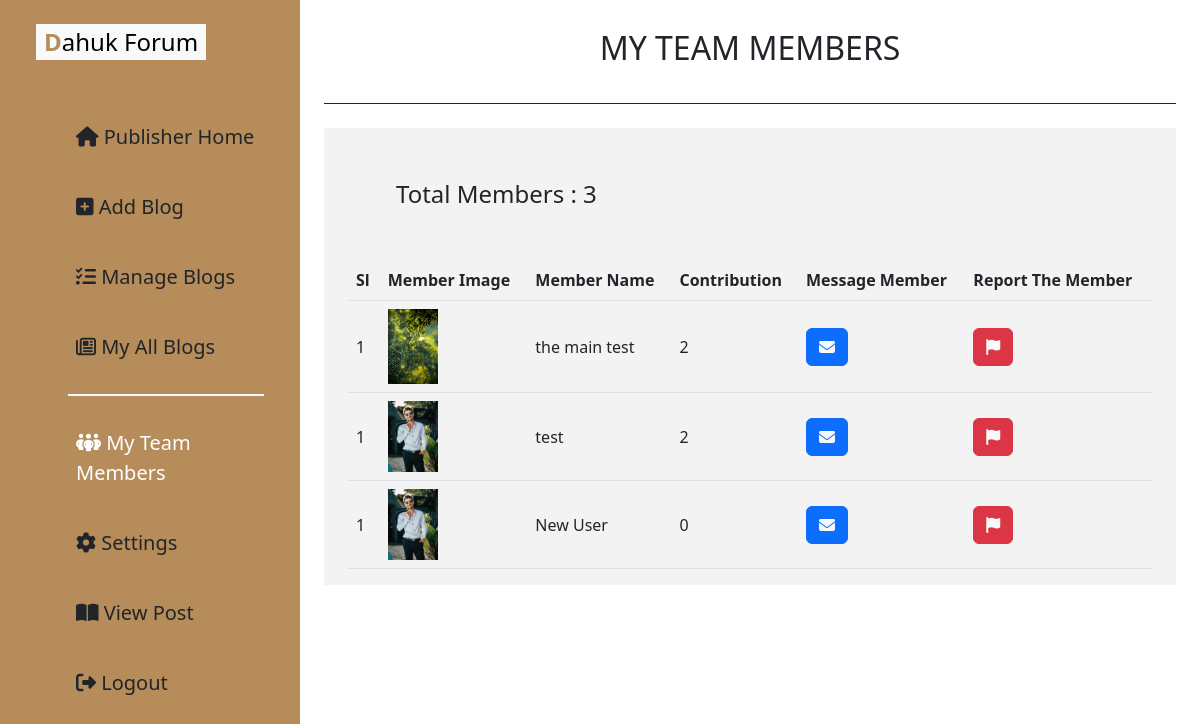
Page /my_team_members (signed in) on the committed database.
### tables this page shows
CREATE TABLE `users` (
  `user_id` int(11) NOT NULL,
  `user_name` varchar(255) NOT NULL,
  `user_img_name` varchar(255) NOT NULL,
  `password` varchar(255) NOT NULL,
  `email` varchar(255) NOT NULL,
  `otp` varchar(255) NOT NULL,
  `email_verification_status` varchar(255) NOT NULL,
  `datetime` datetime NOT NULL DEFAULT current_timestamp()
);

### config/conn.php (called while the page is built, shortened)
<?php
class connect {
    protected function connection(){
        $this->hostname = 'localhost';
        $this->db_username = 'root';
        $this->db_password = '';
        $this->dbname = 'forum_website';
        $conn = new mysqli($this->hostname, $this->db_username, $this->db_password, $this->dbname);
        return $conn;
    }
}
?>

### models/models.php (called while the page is built, shortened)
<?php
require_once __DIR__ . '/../config/conn.php';
class sql_info extends connect{
    function show_all($table_name, $order_by_condition=''){
        $show_all_sql = "SELECT * FROM $table_name $order_by_condition;";
        $result = $this->connection()->query($show_all_sql);
        return $result;
    }
    function show_where($table_name, $where_conditions, $order_by_condition=''){
        $show_where_sql = "SELECT * FROM $table_name WHERE $where_conditions $order_by_condition;";
        $result = $this->connection()->query($show_where_sql);
        return $result;
    }
}
?>

### controllers/controllers.php (called while the page is built, shortened)
<?php
require_once __DIR__ . '/../config/conn.php';
require_once __DIR__ . '/../models/models.php';
class Controllers extends sql_info
{
    public function show_user_image($image_name)
    {
        if ($image_name != '') {
            $img = '/assets/uploads/users_img/' . $image_name;
        } else {
            $img = '/assets/img/man1.jpg';
        }
        return $img;
    }
}

### views/pages/dashboard/views.my_team_members.php (the view, shortened to what this page needs)
<?php
require_once __DIR__ . '/../../../config/conn.php';
require_once __DIR__ . '/../../../models/models.php';
require_once __DIR__ . '/../../../controllers/controllers.php';
require_once __DIR__ . '/../inc/header.php';
?>
<main>
    <div class="my-home-section">
        <div class="container-fluid">
            <div class="row">
                <?php
                require __DIR__ . '/../inc/dashboard_sidebar.php';
                ?>
                <div class="col-md-9 col-sm-12 mb-4">
                    <div class="container">
                        <div class="content-section">
                            <div class="add_blog_section  ">
                                <div class="container blog_section_title fs-2 m-auto justify-content-center d-flex mt-4 pb-2 border-1 border-bottom border-dark">
                                    MY TEAM MEMBERS
                                </div>
                                <div class="manage-section container cus-bg-light-secondary-color mt-4">
                                    <div class="container blog_scroll">
                                        <div class="total_item_section m-4 p-4 fs-4">Total Members :
                                            <?php
                                            $result_team_count = $controllers->show_all("users");
                                            if($result_team_count){
                                                if($result_team_count->num_rows > 0){
                                                    echo $result_team_count->num_rows;
                                                }else{
                                                    echo '0';
                                                }
                                            }
                                            ?>
                                        </div>
                                        <div class="table-responsive">
                                            <table class="table align-middle table-hover">
                                                <thead>
                                                    <tr>
                                                        <th>Sl</th>
                                                        <th>Member Image</th>
                                                        <th>Member Name</th>
                                                        <th>Contribution</th>
                                                        <th>Message Member</th>
                                                        <th>Report The Member</th>
                                                    </tr>
                                                </thead>
                                                <tbody>
                                                <?php
                                                $result_team = $controllers->show_all("users");
                                                if($result_team){
                                                    if($result_team->num_rows > 0){
                                                        while($row = $result_team->fetch_assoc()){
                                                            $user_id = $row['user_id'];
                                                            echo '
                                                        <tr>
                                                        <td>1</td>
                                                        <td>
                                                            <img src="'. $controllers->show_user_image($row['user_img_name']) .'" style="min-height: 50px !important;"  width="50px" class="img-fluid" alt="">
                                                        </td>
                                                        <td>'.$row['user_name'].'</td>
                                                        <td>'?>
                                                    <?php
                                                    $result_contibuton = $controllers->show_where("article", "`user_id` = '$user_id'");
                                                    if($result_contibuton){
                                                        if($result_contibuton->num_rows > 0){
                                                            echo $result_contibuton->num_rows;
                                                        }else{
                                                            echo '0';
                                                        }
                                                    }
                                                    echo '
                                                    </td>
                                                        <td>
                                                        <button class="btn btn-primary text-light hero_get_started_btn">
                                                        <i class="fa-solid fa-envelope"></i>
                                                        </button>
                                                        </td>
                                                        <td>
                                                            <button class="btn btn-danger text-light hero_get_started_btn">
                                                            <i class="fa-solid fa-flag"></i>
                                                            </button>
                                                        </td>
                                                    </tr>
                                                            ';
                                                        }
                                                    }
                                                }
                                                ?>
                                                </tbody>
                                            </table>
                                        </div>
                                    </div>
                                </div>
                            </div>
                        </div>
                    </div>
                </div>
            </div>
        </div>
    </div>
</main>
<?php
require_once __DIR__ . '/../inc/footer_scripts.php';
?>

### assets/css/style.css (style rules this page uses)
* { margin: 0; padding: 0; box-sizing: border-box; }
:root { --custom-primary-color: #B68C5A; --custom-secondary-color: #5E7C84; --custom-light-secondary-color: #F3F3F3; --custom-login-and-hovers-color: #6f6f6f; --custom-light-hover-color: #e2e2e2; --custom-copyright-color: #676767; --twitter-brand-color: #1DA1F2; --youtube-brand-color: #FF0000; --instragram-brand-color: #fc1d00; --cus-dash-violent-color: #BB33F5; --cus-dash-activities-color: #FFEDD5; --cus-dash-activities-info-color: #FEF9C2; }
.cus-bg-light-secondary-color { background-color: var(--custom-light-secondary-color) !important; }
.blog_scroll { max-height: 100vh; overflow: hidden; overflow-y: scroll; }
.add_blog_section { height: auto !important; }
.blog_section_title { min-height: 10vh !important; }

### rows in the picture
users: user_img_name (picture), user_name "the main test", num_rows "2"
users: user_name "test", num_rows "2"
users: user_name "New User", shows "0"

### other values in the picture
$result_team_count->num_rows "3"
